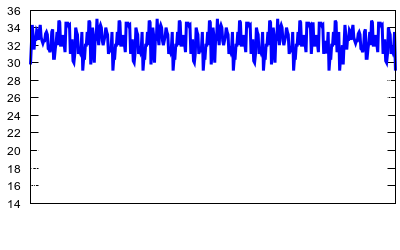

Reproduce this figure in gnuplot.
set datafile separator ','
set term pngcairo size 400,250
set output output
set tics font "Helvetica,9"
#set tics textcolor rgb 'white'
set xtics rotate by 90 right
set lmargin 3
set rmargin 0.5
set tmargin 0.5
set bmargin 2.5
#set for [i=1:8] linetype i dashtype 3
set style line 1 lt 2 lw 3 lc rgb 'blue'
set style line 6 lt 2 lw 1 lc rgb 'white'
set ytics 2
#set grid xtics ytics ls 6
set xdata time
#set timefmt "%Y-%m-%dT%H:%M:%S"
set timefmt "%d/%m/%Y"
set format x "%H:%M"
set xtics 60
#set tics scale 0
#unset border
#unset ytics
#unset xtics
#unset mytics
#unset mxtics
plot input using 1:2 with lines notitle ls 1, \
    input using 1:3 with lines notitle ls 6
